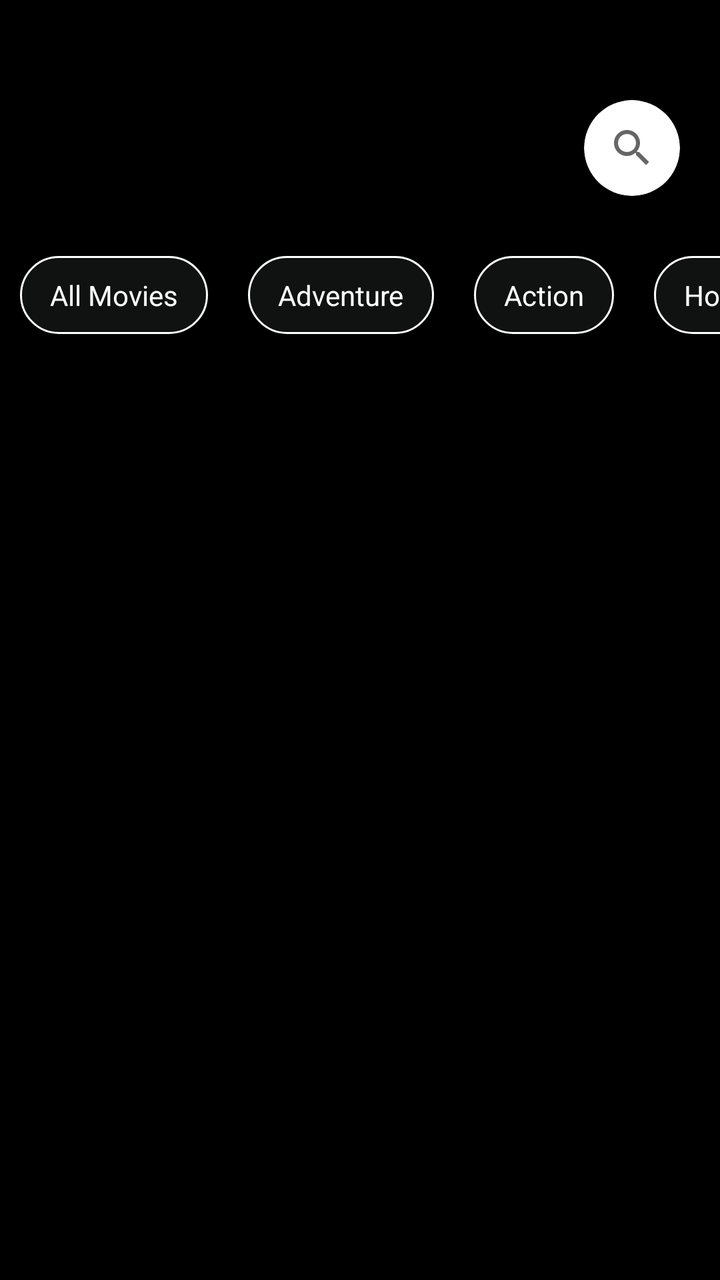
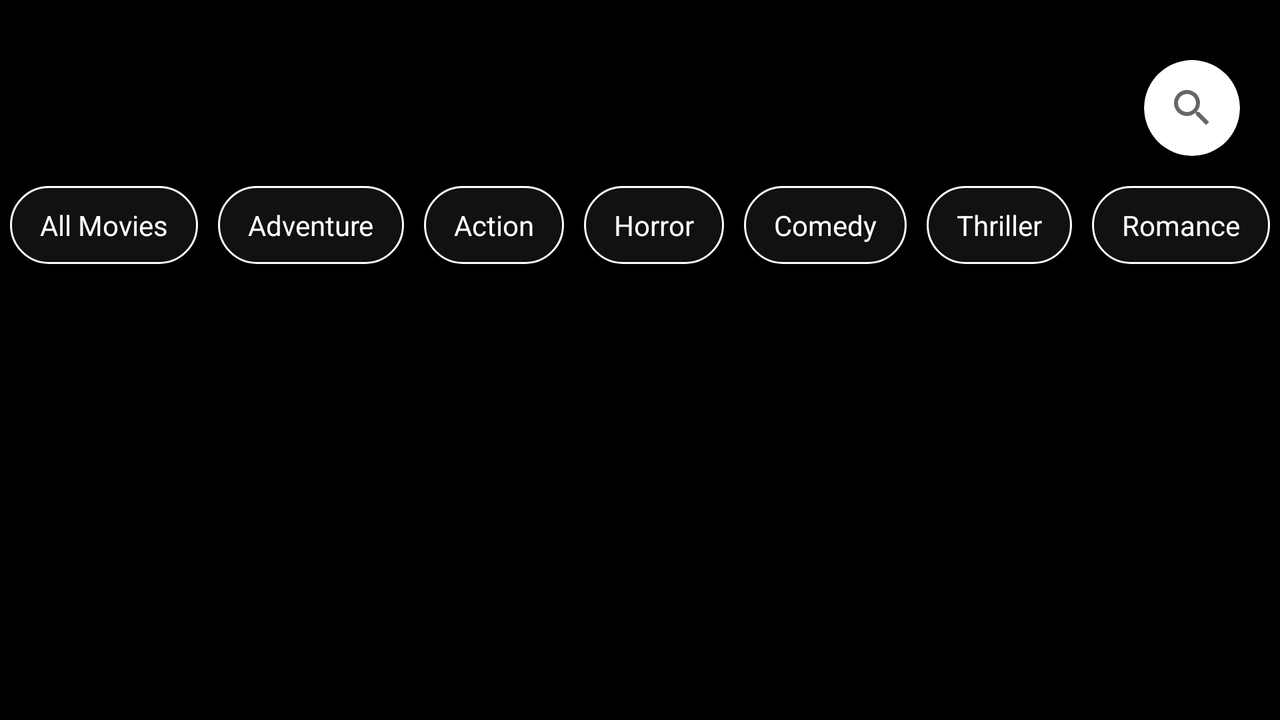

The same Android screen from two of the app's own layout files: first res/layout/ as a phone draws it, then the repository's variant for another configuration, drawn on a device whose configuration selects that folder. Both files follow.
<!-- AndroidManifest.xml: application theme AppTheme -->
<!-- res/layout/activity_view_all.xml -->
<?xml version="1.0" encoding="utf-8"?>
<RelativeLayout xmlns:android="http://schemas.android.com/apk/res/android"
    xmlns:app="http://schemas.android.com/apk/res-auto"
    xmlns:tools="http://schemas.android.com/tools"
    android:layout_width="match_parent"
    android:layout_height="match_parent"
    android:background="@color/colorBlack"
    tools:context=".UI.HomeUI.ViewAllActivity">

    <RelativeLayout
        android:id="@+id/rl"
        android:layout_width="match_parent"
        android:layout_height="wrap_content"
        android:layout_marginStart="10dp"
        android:layout_marginTop="40dp"
        android:layout_marginEnd="10dp">

        <ImageView
            android:id="@+id/iv_back"
            android:layout_width="30dp"
            android:layout_height="30dp"
            android:layout_marginStart="10dp"
            android:layout_marginTop="17dp"
            android:onClick="back"
            android:src="@drawable/ic_back" />

        <androidx.cardview.widget.CardView
            android:id="@+id/cv_search"
            android:layout_marginTop="10dp"
            android:layout_marginEnd="10dp"
            android:layout_marginStart="60dp"
            android:layout_alignParentEnd="true"
            android:layout_width="wrap_content"
            android:layout_height="wrap_content"
            app:cardCornerRadius="50dp">

            <RelativeLayout
                android:layout_width="wrap_content"
                android:layout_height="wrap_content">

                <RelativeLayout
                    android:layout_width="wrap_content"
                    android:layout_height="wrap_content">
                    <SearchView
                        android:id="@+id/et_query"
                        android:queryHint="Search here"
                        android:layout_width="wrap_content"
                        android:layout_height="wrap_content"/>
                </RelativeLayout>
            </RelativeLayout>
        </androidx.cardview.widget.CardView>
    </RelativeLayout>


    <HorizontalScrollView
        android:id="@+id/hsv"
        android:layout_width="match_parent"
        android:layout_height="wrap_content"
        android:layout_below="@id/rl"
        android:layout_marginTop="20dp">

        <LinearLayout
            android:layout_width="match_parent"
            android:layout_height="wrap_content"
            android:orientation="horizontal">

            <TextView
                android:id="@+id/tv_all_content"
                android:layout_width="wrap_content"
                android:layout_height="wrap_content"
                android:layout_margin="10dp"
                android:background="@drawable/chip"
                android:paddingStart="15dp"
                android:paddingTop="10dp"
                android:paddingEnd="15dp"
                android:paddingBottom="10dp"
                android:text="All Movies"
                android:textColor="@color/white" />

            <TextView
                android:id="@+id/tv_adventure"
                android:layout_width="wrap_content"
                android:layout_height="wrap_content"
                android:layout_margin="10dp"
                android:background="@drawable/chip"
                android:paddingStart="15dp"
                android:paddingTop="10dp"
                android:paddingEnd="15dp"
                android:paddingBottom="10dp"
                android:text="Adventure"
                android:textColor="@color/white" />

            <TextView
                android:id="@+id/tv_action"
                android:layout_width="wrap_content"
                android:layout_height="wrap_content"
                android:layout_margin="10dp"
                android:background="@drawable/chip"
                android:paddingStart="15dp"
                android:paddingTop="10dp"
                android:paddingEnd="15dp"
                android:paddingBottom="10dp"
                android:text="Action"
                android:textColor="@color/white" />

            <TextView
                android:id="@+id/tv_horror"
                android:layout_width="wrap_content"
                android:layout_height="wrap_content"
                android:layout_margin="10dp"
                android:background="@drawable/chip"
                android:paddingStart="15dp"
                android:paddingTop="10dp"
                android:paddingEnd="15dp"
                android:paddingBottom="10dp"
                android:text="Horror"
                android:textColor="@color/white" />

            <TextView
                android:id="@+id/tv_comedy"
                android:layout_width="wrap_content"
                android:layout_height="wrap_content"
                android:layout_margin="10dp"
                android:background="@drawable/chip"
                android:paddingStart="15dp"
                android:paddingTop="10dp"
                android:paddingEnd="15dp"
                android:paddingBottom="10dp"
                android:text="Comedy"
                android:textColor="@color/white" />

            <TextView
                android:id="@+id/tv_thriller"
                android:layout_width="wrap_content"
                android:layout_height="wrap_content"
                android:layout_margin="10dp"
                android:background="@drawable/chip"
                android:paddingStart="15dp"
                android:paddingTop="10dp"
                android:paddingEnd="15dp"
                android:paddingBottom="10dp"
                android:text="Thriller"
                android:textColor="@color/white" />

            <TextView
                android:id="@+id/tv_romance"
                android:layout_width="wrap_content"
                android:layout_height="wrap_content"
                android:layout_margin="10dp"
                android:background="@drawable/chip"
                android:paddingStart="15dp"
                android:paddingTop="10dp"
                android:paddingEnd="15dp"
                android:paddingBottom="10dp"
                android:text="Romance"
                android:textColor="@color/white" />

            <TextView
                android:id="@+id/tv_sci_fi"
                android:layout_width="wrap_content"
                android:layout_height="wrap_content"
                android:layout_margin="10dp"
                android:background="@drawable/chip"
                android:paddingStart="15dp"
                android:paddingTop="10dp"
                android:paddingEnd="15dp"
                android:paddingBottom="10dp"
                android:text="Sci-fi"
                android:textColor="@color/white" />

            <TextView
                android:id="@+id/tv_Documentary"
                android:layout_width="wrap_content"
                android:layout_height="wrap_content"
                android:layout_margin="10dp"
                android:background="@drawable/chip"
                android:paddingStart="15dp"
                android:paddingTop="10dp"
                android:paddingEnd="15dp"
                android:paddingBottom="10dp"
                android:text="Documentary"
                android:textColor="@color/white" />

            <TextView
                android:id="@+id/tv_kids"
                android:layout_width="wrap_content"
                android:layout_height="wrap_content"
                android:layout_margin="10dp"
                android:background="@drawable/chip"
                android:paddingStart="15dp"
                android:paddingTop="10dp"
                android:paddingEnd="15dp"
                android:paddingBottom="10dp"
                android:text="Kids"
                android:textColor="@color/white" />

        </LinearLayout>

    </HorizontalScrollView>

    <TextView
        android:id="@+id/tv_empty"
        android:layout_width="wrap_content"
        android:layout_height="wrap_content"
        android:layout_centerInParent="true"
        android:fontFamily="@font/raleway_medium"
        android:text="We are working for this one.."
        android:textColor="@color/white"
        android:textSize="24dp"
        android:visibility="gone" />

    <androidx.recyclerview.widget.RecyclerView
        android:id="@+id/rv_all"
        android:layout_width="wrap_content"
        android:layout_height="match_parent"
        android:layout_below="@id/hsv"
        android:layout_centerHorizontal="true"
        android:layout_marginStart="10dp"
        android:layout_marginTop="30dp"
        android:layout_marginEnd="10dp" />

</RelativeLayout>
<!-- resources referenced by this layout -->
<resources>
  <color name="colorBlack">#000000</color>
  <color name="white">#FFFFFF</color>
  <!-- drawable chip (drawable) -->
  <?xml version="1.0" encoding="UTF-8"?>
  <shape xmlns:android="http://schemas.android.com/apk/res/android">
      <solid android:color="#101212"/>
      <stroke android:width="1dp"
          android:color="#FFFFFF"/>
      <corners android:radius="20dp"/>
      <padding android:left="0dp"
          android:top="0dp"
          android:right="0dp"
          android:bottom="0dp"/>
  </shape>
  <style name="AppTheme" parent="Theme.AppCompat.Light.NoActionBar">
          
          <item name="colorPrimary">@color/colorPrimary</item>
          <item name="colorPrimaryDark">@color/colorPrimaryDark</item>
          <item name="colorAccent">@color/colorAccent</item>
          <item name="android:windowTranslucentStatus">true</item>
          <item name="android:windowTranslucentNavigation">true</item>
      </style>
  <color name="colorPrimary">#000000</color>
  <color name="colorPrimaryDark">#80000000</color>
  <color name="colorAccent">#FFFFFF</color>
</resources>
<!-- res/layout-land/activity_view_all.xml (the repository's variant of the layout above) -->
<!-- drawn on the phone turned sideways -->
<?xml version="1.0" encoding="utf-8"?>
<RelativeLayout xmlns:android="http://schemas.android.com/apk/res/android"
    xmlns:app="http://schemas.android.com/apk/res-auto"
    xmlns:tools="http://schemas.android.com/tools"
    android:layout_width="match_parent"
    android:layout_height="match_parent"
    android:background="@color/colorBlack"
    tools:context=".UI.HomeUI.ViewAllActivity">

    <RelativeLayout
        android:id="@+id/rl"
        android:layout_width="match_parent"
        android:layout_height="wrap_content"
        android:layout_marginStart="10dp"
        android:layout_marginTop="20dp"
        android:layout_marginEnd="10dp">

        <ImageView
            android:id="@+id/iv_back"
            android:layout_width="30dp"
            android:layout_centerVertical="true"
            android:layout_height="30dp"
            android:layout_marginStart="10dp"
            android:layout_marginTop="7dp"
            android:onClick="back"
            android:src="@drawable/ic_back" />

        <androidx.cardview.widget.CardView
            android:id="@+id/cv_search"
            android:layout_marginTop="10dp"
            android:layout_marginEnd="10dp"
            android:layout_marginStart="60dp"
            android:layout_alignParentEnd="true"
            android:layout_width="wrap_content"
            android:layout_height="wrap_content"
            app:cardCornerRadius="50dp">
            <RelativeLayout
                android:layout_width="wrap_content"
                android:layout_height="wrap_content">

                <RelativeLayout
                    android:layout_width="wrap_content"
                    android:layout_height="wrap_content">

                    <SearchView
                        android:id="@+id/et_query"
                        android:layout_width="wrap_content"
                        android:layout_height="wrap_content"/>
                </RelativeLayout>
            </RelativeLayout>
        </androidx.cardview.widget.CardView>
    </RelativeLayout>


    <HorizontalScrollView
        android:id="@+id/hsv"
        android:layout_width="match_parent"
        android:layout_height="wrap_content"
        android:layout_below="@id/rl"
        android:layout_marginTop="10dp">

        <LinearLayout
            android:layout_width="match_parent"
            android:layout_height="wrap_content"
            android:orientation="horizontal">

            <TextView
                android:id="@+id/tv_all_content"
                android:layout_width="wrap_content"
                android:layout_height="wrap_content"
                android:layout_margin="5dp"
                android:background="@drawable/chip"
                android:paddingStart="15dp"
                android:paddingTop="10dp"
                android:paddingEnd="15dp"
                android:paddingBottom="10dp"
                android:text="All Movies"
                android:textColor="@color/white" />

            <TextView
                android:id="@+id/tv_adventure"
                android:layout_width="wrap_content"
                android:layout_height="wrap_content"
               android:layout_margin="5dp"
                android:background="@drawable/chip"
                android:paddingStart="15dp"
                android:paddingTop="10dp"
                android:paddingEnd="15dp"
                android:paddingBottom="10dp"
                android:text="Adventure"
                android:textColor="@color/white" />

            <TextView
                android:id="@+id/tv_action"
                android:layout_width="wrap_content"
                android:layout_height="wrap_content"
               android:layout_margin="5dp"
                android:background="@drawable/chip"
                android:paddingStart="15dp"
                android:paddingTop="10dp"
                android:paddingEnd="15dp"
                android:paddingBottom="10dp"
                android:text="Action"
                android:textColor="@color/white" />

            <TextView
                android:id="@+id/tv_horror"
                android:layout_width="wrap_content"
                android:layout_height="wrap_content"
               android:layout_margin="5dp"
                android:background="@drawable/chip"
                android:paddingStart="15dp"
                android:paddingTop="10dp"
                android:paddingEnd="15dp"
                android:paddingBottom="10dp"
                android:text="Horror"
                android:textColor="@color/white" />

            <TextView
                android:id="@+id/tv_comedy"
                android:layout_width="wrap_content"
                android:layout_height="wrap_content"
               android:layout_margin="5dp"
                android:background="@drawable/chip"
                android:paddingStart="15dp"
                android:paddingTop="10dp"
                android:paddingEnd="15dp"
                android:paddingBottom="10dp"
                android:text="Comedy"
                android:textColor="@color/white" />

            <TextView
                android:id="@+id/tv_thriller"
                android:layout_width="wrap_content"
                android:layout_height="wrap_content"
               android:layout_margin="5dp"
                android:background="@drawable/chip"
                android:paddingStart="15dp"
                android:paddingTop="10dp"
                android:paddingEnd="15dp"
                android:paddingBottom="10dp"
                android:text="Thriller"
                android:textColor="@color/white" />

            <TextView
                android:id="@+id/tv_romance"
                android:layout_width="wrap_content"
                android:layout_height="wrap_content"
               android:layout_margin="5dp"
                android:background="@drawable/chip"
                android:paddingStart="15dp"
                android:paddingTop="10dp"
                android:paddingEnd="15dp"
                android:paddingBottom="10dp"
                android:text="Romance"
                android:textColor="@color/white" />

            <TextView
                android:id="@+id/tv_sci_fi"
                android:layout_width="wrap_content"
                android:layout_height="wrap_content"
               android:layout_margin="5dp"
                android:background="@drawable/chip"
                android:paddingStart="15dp"
                android:paddingTop="10dp"
                android:paddingEnd="15dp"
                android:paddingBottom="10dp"
                android:text="Sci-fi"
                android:textColor="@color/white" />

            <TextView
                android:id="@+id/tv_Documentary"
                android:layout_width="wrap_content"
                android:layout_height="wrap_content"
               android:layout_margin="5dp"
                android:background="@drawable/chip"
                android:paddingStart="15dp"
                android:paddingTop="10dp"
                android:paddingEnd="15dp"
                android:paddingBottom="10dp"
                android:text="Documentary"
                android:textColor="@color/white" />

            <TextView
                android:id="@+id/tv_kids"
                android:layout_width="wrap_content"
                android:layout_height="wrap_content"
               android:layout_margin="5dp"
                android:background="@drawable/chip"
                android:paddingStart="15dp"
                android:paddingTop="10dp"
                android:paddingEnd="15dp"
                android:paddingBottom="10dp"
                android:text="Kids"
                android:textColor="@color/white" />

        </LinearLayout>

    </HorizontalScrollView>

    <TextView
        android:id="@+id/tv_empty"
        android:layout_width="wrap_content"
        android:layout_height="wrap_content"
        android:layout_centerInParent="true"
        android:fontFamily="@font/raleway_medium"
        android:text="We are working for this one.."
        android:textColor="@color/white"
        android:textSize="24dp"
        android:visibility="gone" />

    <androidx.recyclerview.widget.RecyclerView
        android:id="@+id/rv_all"
        android:layout_width="wrap_content"
        android:layout_height="match_parent"
        android:layout_below="@id/hsv"
        android:layout_centerHorizontal="true"
        android:layout_marginStart="10dp"
        android:layout_marginTop="10dp"
        android:layout_marginEnd="10dp" />

</RelativeLayout>
